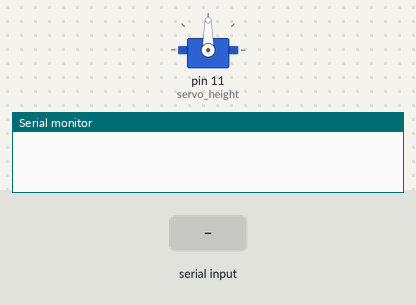
A sketch run on a simulated Arduino Uno, built with avr-gcc and run on an emulated ATmega328P. On the bench: servo, the last lines printed to the serial monitor. The test bench sets the inputs (shaded band).

Above: at 1.2 s.
1.3 s: "30,150\n" received over Serial
At 4.1 s:
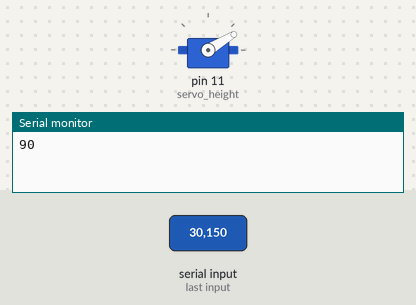
4.3 s: "5\n" received over Serial
At 6.5 s:
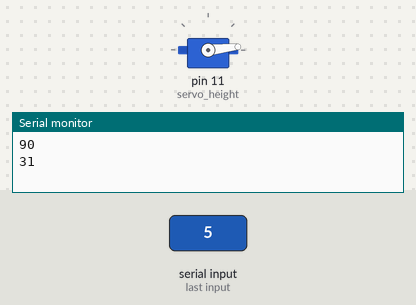
7.3 s: "200\n" received over Serial
At 13.2 s:
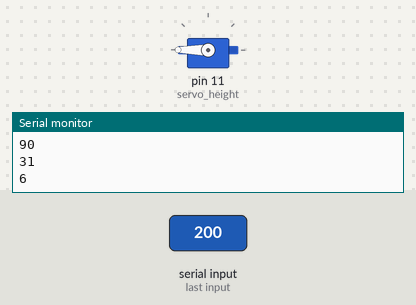
Timing chart, 0 to 14.7 s (numbered marks = the images above; inputs shaded):
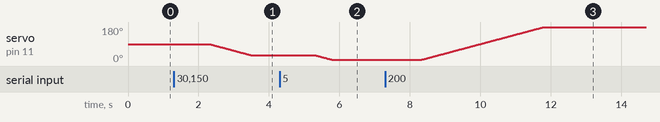

Measured:
- after the input at 1.3 s, servo on pin 11 (servo_height): moves from 90° to 31° over 1.2 s, starting after 1.0 s
- after the input at 4.3 s, servo on pin 11 (servo_height): moves from 31° to 6° over 0.48 s, starting after 1.0 s
- after the input at 7.3 s, servo on pin 11 (servo_height): moves from 6° to 180° over 3.5 s, starting after 1.0 s

The sketch:

servoTest.ino
```cpp
#include <Servo.h>
Servo servo_rotate;
Servo servo_grabber;
Servo servo_height;
Servo servo_extender;

 void setup()
{
  Serial.begin(115200);
  /*servo_extender.attach(8);servo_extender.write(90);
  servo_rotate.attach(9);  servo_rotate.write(90);
  servo_grabber.attach(10);  servo_grabber.write(90);*/
  servo_height.attach(11);  servo_height.write(90);
}

void loop() {
  if (Serial.available() > 0) {
  String a = Serial.readString();
  test(a.toInt());
  }
}
```

functions.ino
```cpp
void test(int val){
  int last_value = servo_height.read();
  Serial.println(servo_height.read());
  while (last_value!=val){
      servo_height.write(last_value);
      delay(20);
      if (last_value>val) {
        last_value-=1;
      }
      else {
        last_value+=1;
      }
  }
}
```
